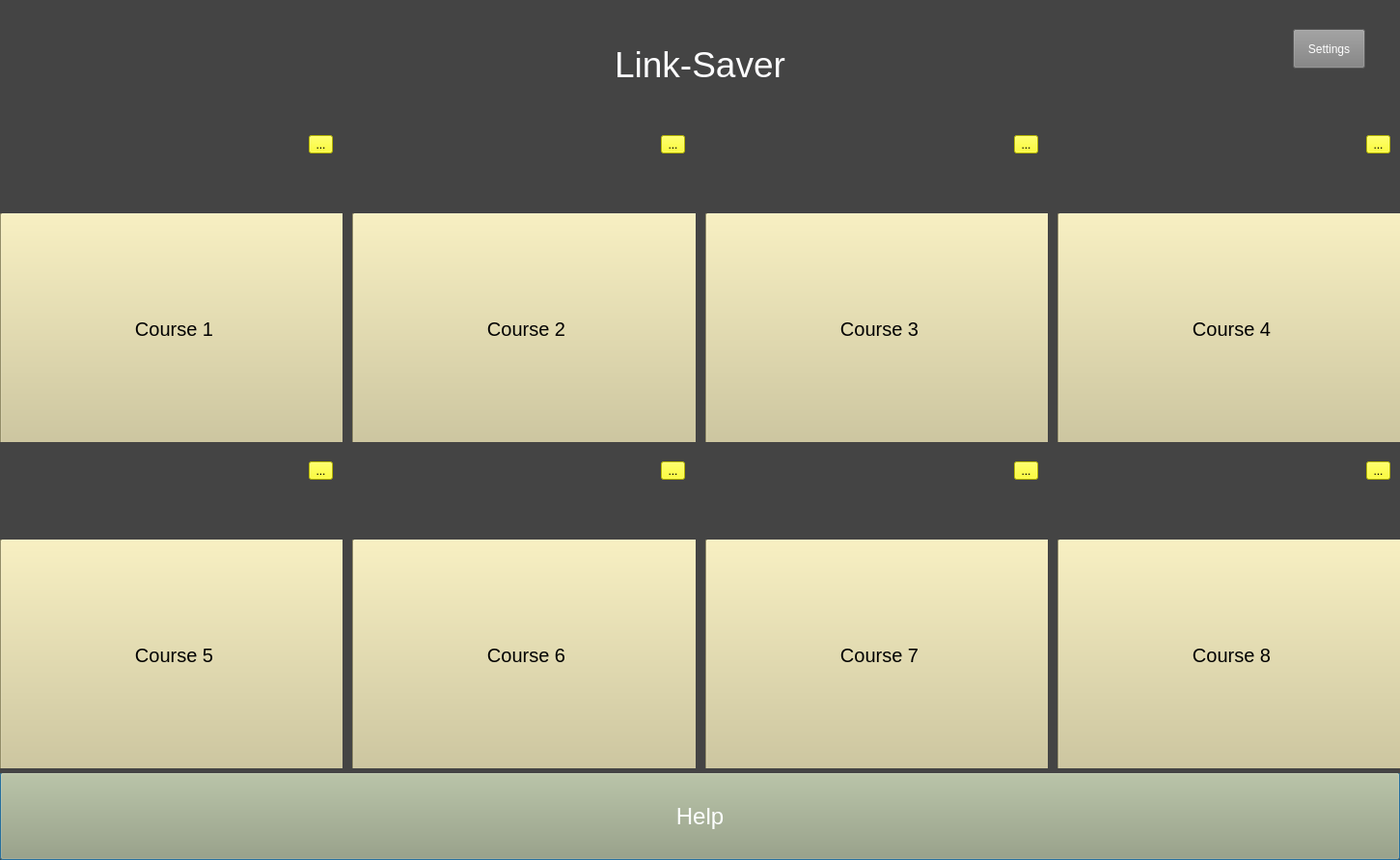
<?xml version="1.0" encoding="UTF-8"?>
<ui version="4.0">
 <class>Dialog</class>
 <widget class="QDialog" name="Dialog">
  <property name="geometry">
   <rect>
    <x>0</x>
    <y>0</y>
    <width>1451</width>
    <height>891</height>
   </rect>
  </property>
  <property name="windowTitle">
   <string>Dialog</string>
  </property>
  <property name="styleSheet">
   <string notr="true">background-color: rgb(68, 68, 68);</string>
  </property>
  <property name="sizeGripEnabled">
   <bool>false</bool>
  </property>
  <property name="modal">
   <bool>false</bool>
  </property>
  <widget class="QLabel" name="label">
   <property name="geometry">
    <rect>
     <x>0</x>
     <y>0</y>
     <width>1451</width>
     <height>134</height>
    </rect>
   </property>
   <property name="styleSheet">
    <string notr="true">color: rgb(253, 253, 255);
font-size:28pt;
text-align: center;</string>
   </property>
   <property name="text">
    <string>Link-Saver</string>
   </property>
   <property name="alignment">
    <set>Qt::AlignCenter</set>
   </property>
  </widget>
  <widget class="QPushButton" name="help">
   <property name="geometry">
    <rect>
     <x>0</x>
     <y>800</y>
     <width>1451</width>
     <height>91</height>
    </rect>
   </property>
   <property name="styleSheet">
    <string notr="true">color: rgb(253, 255, 255);
background-color: rgb(162, 162, 121);
font-size:18pt;
text-align: center;</string>
   </property>
   <property name="text">
    <string>Help</string>
   </property>
  </widget>
  <widget class="QWidget" name="gridLayoutWidget">
   <property name="geometry">
    <rect>
     <x>0</x>
     <y>130</y>
     <width>1451</width>
     <height>671</height>
    </rect>
   </property>
   <layout class="QGridLayout" name="gridLayout">
    <property name="bottomMargin">
     <number>5</number>
    </property>
    <property name="spacing">
     <number>10</number>
    </property>
    <item row="0" column="1">
     <widget class="QFrame" name="frame_9">
      <property name="frameShape">
       <enum>QFrame::StyledPanel</enum>
      </property>
      <property name="frameShadow">
       <enum>QFrame::Raised</enum>
      </property>
      <widget class="QPushButton" name="launchCourse2">
       <property name="geometry">
        <rect>
         <x>0</x>
         <y>90</y>
         <width>361</width>
         <height>241</height>
        </rect>
       </property>
       <property name="styleSheet">
        <string notr="true">background-color: rgb(206, 197, 146);
font-size:15pt
</string>
       </property>
       <property name="text">
        <string>Course 2</string>
       </property>
      </widget>
      <widget class="QLabel" name="label_3">
       <property name="geometry">
        <rect>
         <x>0</x>
         <y>0</y>
         <width>361</width>
         <height>91</height>
        </rect>
       </property>
       <property name="text">
        <string/>
       </property>
       <property name="pixmap">
        <pixmap>../../../../Downloads/Screenshot 2021-06-18 203146.png</pixmap>
       </property>
       <property name="scaledContents">
        <bool>true</bool>
       </property>
      </widget>
      <widget class="QToolButton" name="editCourse2">
       <property name="geometry">
        <rect>
         <x>320</x>
         <y>10</y>
         <width>25</width>
         <height>19</height>
        </rect>
       </property>
       <property name="styleSheet">
        <string notr="true">background-color: yellow;</string>
       </property>
       <property name="text">
        <string>...</string>
       </property>
      </widget>
     </widget>
    </item>
    <item row="1" column="1">
     <widget class="QFrame" name="frame_7">
      <property name="frameShape">
       <enum>QFrame::StyledPanel</enum>
      </property>
      <property name="frameShadow">
       <enum>QFrame::Raised</enum>
      </property>
      <widget class="QPushButton" name="launchCourse6">
       <property name="geometry">
        <rect>
         <x>0</x>
         <y>90</y>
         <width>361</width>
         <height>241</height>
        </rect>
       </property>
       <property name="styleSheet">
        <string notr="true">background-color: rgb(206, 197, 146);
font-size:15pt
</string>
       </property>
       <property name="text">
        <string>Course 6</string>
       </property>
      </widget>
      <widget class="QLabel" name="label_7">
       <property name="geometry">
        <rect>
         <x>0</x>
         <y>0</y>
         <width>361</width>
         <height>91</height>
        </rect>
       </property>
       <property name="text">
        <string/>
       </property>
       <property name="pixmap">
        <pixmap>../../../../Downloads/Screenshot 2021-06-18 203146.png</pixmap>
       </property>
       <property name="scaledContents">
        <bool>true</bool>
       </property>
      </widget>
      <widget class="QToolButton" name="editCourse6">
       <property name="geometry">
        <rect>
         <x>320</x>
         <y>10</y>
         <width>25</width>
         <height>19</height>
        </rect>
       </property>
       <property name="styleSheet">
        <string notr="true">background-color: yellow;</string>
       </property>
       <property name="text">
        <string>...</string>
       </property>
      </widget>
     </widget>
    </item>
    <item row="0" column="0">
     <widget class="QFrame" name="frame_5">
      <property name="frameShape">
       <enum>QFrame::StyledPanel</enum>
      </property>
      <property name="frameShadow">
       <enum>QFrame::Raised</enum>
      </property>
      <widget class="QPushButton" name="launchCourse1">
       <property name="geometry">
        <rect>
         <x>0</x>
         <y>90</y>
         <width>361</width>
         <height>241</height>
        </rect>
       </property>
       <property name="styleSheet">
        <string notr="true">background-color: rgb(206, 197, 146);
font-size:15pt
</string>
       </property>
       <property name="text">
        <string>Course 1</string>
       </property>
      </widget>
      <widget class="QLabel" name="label_2">
       <property name="geometry">
        <rect>
         <x>0</x>
         <y>0</y>
         <width>361</width>
         <height>91</height>
        </rect>
       </property>
       <property name="text">
        <string/>
       </property>
       <property name="pixmap">
        <pixmap>../../../../Downloads/Screenshot 2021-06-18 203146.png</pixmap>
       </property>
       <property name="scaledContents">
        <bool>true</bool>
       </property>
      </widget>
      <widget class="QToolButton" name="editCourse1">
       <property name="geometry">
        <rect>
         <x>320</x>
         <y>10</y>
         <width>25</width>
         <height>19</height>
        </rect>
       </property>
       <property name="styleSheet">
        <string notr="true">background-color: yellow;</string>
       </property>
       <property name="text">
        <string>...</string>
       </property>
      </widget>
     </widget>
    </item>
    <item row="1" column="2">
     <widget class="QFrame" name="frame_8">
      <property name="frameShape">
       <enum>QFrame::StyledPanel</enum>
      </property>
      <property name="frameShadow">
       <enum>QFrame::Raised</enum>
      </property>
      <widget class="QPushButton" name="launchCourse7">
       <property name="geometry">
        <rect>
         <x>0</x>
         <y>90</y>
         <width>361</width>
         <height>241</height>
        </rect>
       </property>
       <property name="styleSheet">
        <string notr="true">background-color: rgb(206, 197, 146);
font-size:15pt
</string>
       </property>
       <property name="text">
        <string>Course 7</string>
       </property>
      </widget>
      <widget class="QLabel" name="label_8">
       <property name="geometry">
        <rect>
         <x>0</x>
         <y>0</y>
         <width>361</width>
         <height>91</height>
        </rect>
       </property>
       <property name="text">
        <string/>
       </property>
       <property name="pixmap">
        <pixmap>../../../../Downloads/Screenshot 2021-06-18 203146.png</pixmap>
       </property>
       <property name="scaledContents">
        <bool>true</bool>
       </property>
      </widget>
      <widget class="QToolButton" name="editCourse7">
       <property name="geometry">
        <rect>
         <x>320</x>
         <y>10</y>
         <width>25</width>
         <height>19</height>
        </rect>
       </property>
       <property name="styleSheet">
        <string notr="true">background-color: yellow;</string>
       </property>
       <property name="text">
        <string>...</string>
       </property>
      </widget>
     </widget>
    </item>
    <item row="0" column="2">
     <widget class="QFrame" name="frame_10">
      <property name="frameShape">
       <enum>QFrame::StyledPanel</enum>
      </property>
      <property name="frameShadow">
       <enum>QFrame::Raised</enum>
      </property>
      <widget class="QPushButton" name="launchCourse3">
       <property name="geometry">
        <rect>
         <x>0</x>
         <y>90</y>
         <width>361</width>
         <height>241</height>
        </rect>
       </property>
       <property name="styleSheet">
        <string notr="true">background-color: rgb(206, 197, 146);
font-size:15pt
</string>
       </property>
       <property name="text">
        <string>Course 3</string>
       </property>
      </widget>
      <widget class="QLabel" name="label_4">
       <property name="geometry">
        <rect>
         <x>0</x>
         <y>0</y>
         <width>361</width>
         <height>91</height>
        </rect>
       </property>
       <property name="text">
        <string/>
       </property>
       <property name="pixmap">
        <pixmap>../../../../Downloads/Screenshot 2021-06-18 203146.png</pixmap>
       </property>
       <property name="scaledContents">
        <bool>true</bool>
       </property>
      </widget>
      <widget class="QToolButton" name="editCourse3">
       <property name="geometry">
        <rect>
         <x>320</x>
         <y>10</y>
         <width>25</width>
         <height>19</height>
        </rect>
       </property>
       <property name="styleSheet">
        <string notr="true">background-color: yellow;</string>
       </property>
       <property name="text">
        <string>...</string>
       </property>
      </widget>
     </widget>
    </item>
    <item row="1" column="0">
     <widget class="QFrame" name="frame_6">
      <property name="frameShape">
       <enum>QFrame::StyledPanel</enum>
      </property>
      <property name="frameShadow">
       <enum>QFrame::Raised</enum>
      </property>
      <widget class="QPushButton" name="launchCourse5">
       <property name="geometry">
        <rect>
         <x>0</x>
         <y>90</y>
         <width>361</width>
         <height>241</height>
        </rect>
       </property>
       <property name="styleSheet">
        <string notr="true">background-color: rgb(206, 197, 146);
font-size:15pt
</string>
       </property>
       <property name="text">
        <string>Course 5</string>
       </property>
      </widget>
      <widget class="QLabel" name="label_6">
       <property name="geometry">
        <rect>
         <x>0</x>
         <y>0</y>
         <width>361</width>
         <height>91</height>
        </rect>
       </property>
       <property name="text">
        <string/>
       </property>
       <property name="pixmap">
        <pixmap>../../../../Downloads/Screenshot 2021-06-18 203146.png</pixmap>
       </property>
       <property name="scaledContents">
        <bool>true</bool>
       </property>
      </widget>
      <widget class="QToolButton" name="editCourse5">
       <property name="geometry">
        <rect>
         <x>320</x>
         <y>10</y>
         <width>25</width>
         <height>19</height>
        </rect>
       </property>
       <property name="styleSheet">
        <string notr="true">background-color: yellow;</string>
       </property>
       <property name="text">
        <string>...</string>
       </property>
      </widget>
     </widget>
    </item>
    <item row="0" column="3">
     <widget class="QFrame" name="frame_11">
      <property name="frameShape">
       <enum>QFrame::StyledPanel</enum>
      </property>
      <property name="frameShadow">
       <enum>QFrame::Raised</enum>
      </property>
      <widget class="QPushButton" name="launchCourse4">
       <property name="geometry">
        <rect>
         <x>0</x>
         <y>90</y>
         <width>361</width>
         <height>241</height>
        </rect>
       </property>
       <property name="styleSheet">
        <string notr="true">background-color: rgb(206, 197, 146);
font-size:15pt
</string>
       </property>
       <property name="text">
        <string>Course 4</string>
       </property>
      </widget>
      <widget class="QLabel" name="label_5">
       <property name="geometry">
        <rect>
         <x>0</x>
         <y>0</y>
         <width>361</width>
         <height>91</height>
        </rect>
       </property>
       <property name="text">
        <string/>
       </property>
       <property name="pixmap">
        <pixmap>../../../../Downloads/Screenshot 2021-06-18 203146.png</pixmap>
       </property>
       <property name="scaledContents">
        <bool>true</bool>
       </property>
      </widget>
      <widget class="QToolButton" name="editCourse4">
       <property name="geometry">
        <rect>
         <x>320</x>
         <y>10</y>
         <width>25</width>
         <height>19</height>
        </rect>
       </property>
       <property name="styleSheet">
        <string notr="true">background-color: yellow;</string>
       </property>
       <property name="text">
        <string>...</string>
       </property>
      </widget>
     </widget>
    </item>
    <item row="1" column="3">
     <widget class="QFrame" name="frame_12">
      <property name="frameShape">
       <enum>QFrame::StyledPanel</enum>
      </property>
      <property name="frameShadow">
       <enum>QFrame::Raised</enum>
      </property>
      <widget class="QPushButton" name="launchCourse8">
       <property name="geometry">
        <rect>
         <x>0</x>
         <y>90</y>
         <width>361</width>
         <height>241</height>
        </rect>
       </property>
       <property name="styleSheet">
        <string notr="true">background-color: rgb(206, 197, 146);
font-size:15pt
</string>
       </property>
       <property name="text">
        <string>Course 8</string>
       </property>
      </widget>
      <widget class="QLabel" name="label_9">
       <property name="geometry">
        <rect>
         <x>0</x>
         <y>0</y>
         <width>361</width>
         <height>91</height>
        </rect>
       </property>
       <property name="text">
        <string/>
       </property>
       <property name="pixmap">
        <pixmap>../../../../Downloads/Screenshot 2021-06-18 203146.png</pixmap>
       </property>
       <property name="scaledContents">
        <bool>true</bool>
       </property>
      </widget>
      <widget class="QToolButton" name="editCourse8">
       <property name="geometry">
        <rect>
         <x>320</x>
         <y>10</y>
         <width>25</width>
         <height>19</height>
        </rect>
       </property>
       <property name="styleSheet">
        <string notr="true">background-color: yellow;</string>
       </property>
       <property name="text">
        <string>...</string>
       </property>
      </widget>
     </widget>
    </item>
   </layout>
  </widget>
  <widget class="QPushButton" name="settings">
   <property name="geometry">
    <rect>
     <x>1340</x>
     <y>30</y>
     <width>75</width>
     <height>41</height>
    </rect>
   </property>
   <property name="styleSheet">
    <string notr="true">color: white;
background-color: gray;</string>
   </property>
   <property name="text">
    <string>Settings</string>
   </property>
  </widget>
 </widget>
 <resources/>
 <connections/>
</ui>
